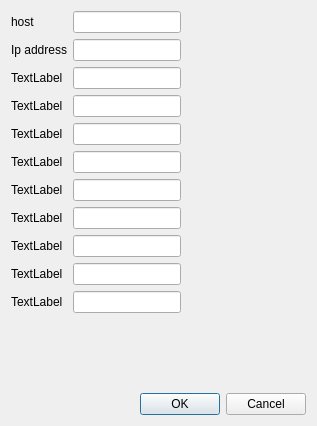
<?xml version="1.0" encoding="UTF-8"?>
<ui version="4.0">
 <class>QiRuleConfigDialog</class>
 <widget class="QDialog" name="QiRuleConfigDialog">
  <property name="geometry">
   <rect>
    <x>0</x>
    <y>0</y>
    <width>317</width>
    <height>426</height>
   </rect>
  </property>
  <property name="windowTitle">
   <string>Dialog</string>
  </property>
  <layout class="QVBoxLayout" name="verticalLayout">
   <item>
    <layout class="QFormLayout" name="formLayout">
     <property name="fieldGrowthPolicy">
      <enum>QFormLayout::FieldsStayAtSizeHint</enum>
     </property>
     <item row="0" column="0">
      <widget class="QLabel" name="label">
       <property name="text">
        <string>host</string>
       </property>
      </widget>
     </item>
     <item row="0" column="1">
      <widget class="QLineEdit" name="lineEdit">
       <property name="accessibleDescription">
        <string/>
       </property>
       <property name="text">
        <string/>
       </property>
       <property name="placeholderText">
        <string notr="true" extracomment="sample:ippan.web.qq.com"/>
       </property>
      </widget>
     </item>
     <item row="1" column="0">
      <widget class="QLabel" name="label_19">
       <property name="text">
        <string>Ip address</string>
       </property>
      </widget>
     </item>
     <item row="1" column="1">
      <widget class="QLineEdit" name="lineEdit_12">
       <property name="placeholderText">
        <string extracomment="可选项"/>
       </property>
      </widget>
     </item>
     <item row="2" column="0">
      <widget class="QLabel" name="label_18">
       <property name="text">
        <string>TextLabel</string>
       </property>
      </widget>
     </item>
     <item row="2" column="1">
      <widget class="QLineEdit" name="lineEdit_13"/>
     </item>
     <item row="3" column="0">
      <widget class="QLabel" name="label_11">
       <property name="text">
        <string>TextLabel</string>
       </property>
      </widget>
     </item>
     <item row="3" column="1">
      <widget class="QLineEdit" name="lineEdit_10"/>
     </item>
     <item row="4" column="0">
      <widget class="QLabel" name="label_17">
       <property name="text">
        <string>TextLabel</string>
       </property>
      </widget>
     </item>
     <item row="4" column="1">
      <widget class="QLineEdit" name="lineEdit_14"/>
     </item>
     <item row="5" column="0">
      <widget class="QLabel" name="label_16">
       <property name="text">
        <string>TextLabel</string>
       </property>
      </widget>
     </item>
     <item row="6" column="0">
      <widget class="QLabel" name="label_15">
       <property name="text">
        <string>TextLabel</string>
       </property>
      </widget>
     </item>
     <item row="7" column="0">
      <widget class="QLabel" name="label_14">
       <property name="text">
        <string>TextLabel</string>
       </property>
      </widget>
     </item>
     <item row="8" column="0">
      <widget class="QLabel" name="label_13">
       <property name="text">
        <string>TextLabel</string>
       </property>
      </widget>
     </item>
     <item row="9" column="0">
      <widget class="QLabel" name="label_12">
       <property name="text">
        <string>TextLabel</string>
       </property>
      </widget>
     </item>
     <item row="10" column="0">
      <widget class="QLabel" name="label_10">
       <property name="text">
        <string>TextLabel</string>
       </property>
      </widget>
     </item>
     <item row="5" column="1">
      <widget class="QLineEdit" name="lineEdit_15"/>
     </item>
     <item row="6" column="1">
      <widget class="QLineEdit" name="lineEdit_16"/>
     </item>
     <item row="7" column="1">
      <widget class="QLineEdit" name="lineEdit_17"/>
     </item>
     <item row="8" column="1">
      <widget class="QLineEdit" name="lineEdit_18"/>
     </item>
     <item row="9" column="1">
      <widget class="QLineEdit" name="lineEdit_19"/>
     </item>
     <item row="10" column="1">
      <widget class="QLineEdit" name="lineEdit_20"/>
     </item>
    </layout>
   </item>
   <item>
    <widget class="QDialogButtonBox" name="buttonBox">
     <property name="orientation">
      <enum>Qt::Horizontal</enum>
     </property>
     <property name="standardButtons">
      <set>QDialogButtonBox::Cancel|QDialogButtonBox::Ok</set>
     </property>
    </widget>
   </item>
  </layout>
 </widget>
 <resources/>
 <connections>
  <connection>
   <sender>buttonBox</sender>
   <signal>accepted()</signal>
   <receiver>QiRuleConfigDialog</receiver>
   <slot>accept()</slot>
   <hints>
    <hint type="sourcelabel">
     <x>248</x>
     <y>254</y>
    </hint>
    <hint type="destinationlabel">
     <x>157</x>
     <y>274</y>
    </hint>
   </hints>
  </connection>
  <connection>
   <sender>buttonBox</sender>
   <signal>rejected()</signal>
   <receiver>QiRuleConfigDialog</receiver>
   <slot>reject()</slot>
   <hints>
    <hint type="sourcelabel">
     <x>316</x>
     <y>260</y>
    </hint>
    <hint type="destinationlabel">
     <x>286</x>
     <y>274</y>
    </hint>
   </hints>
  </connection>
 </connections>
</ui>
